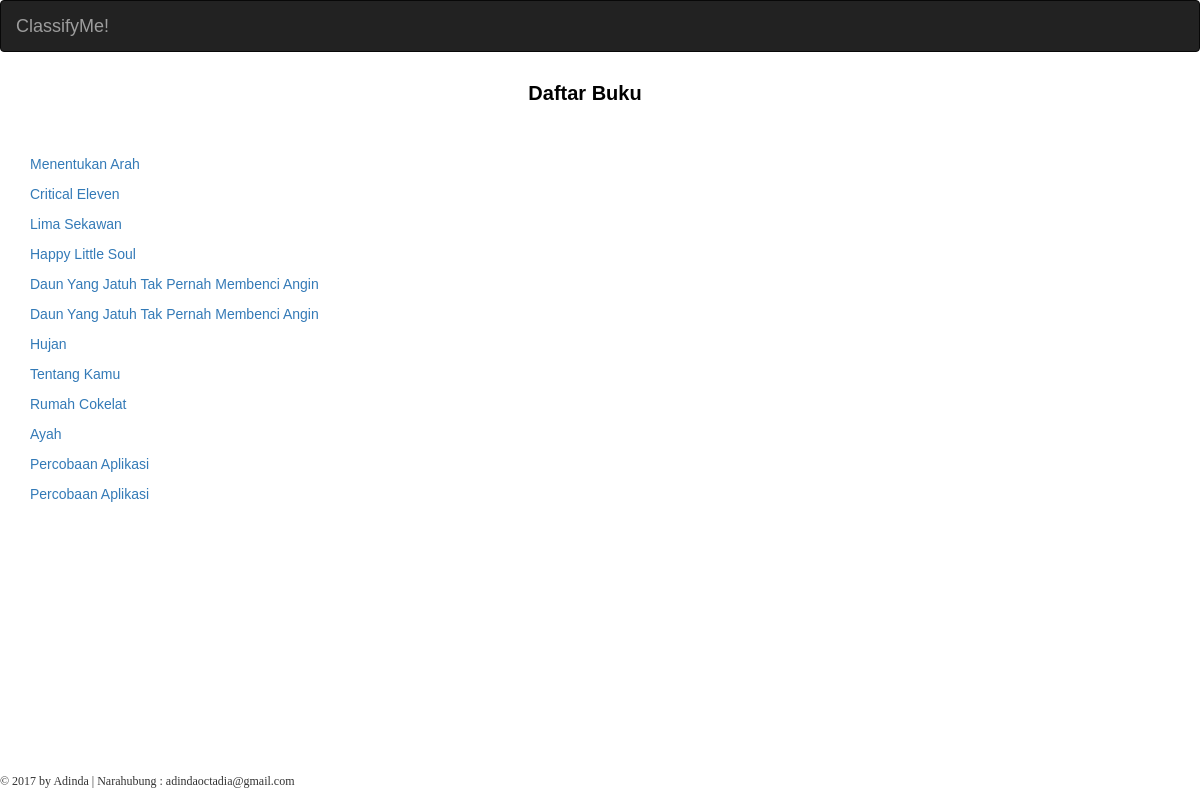
Screenshot of /classifyme/input/data/ with the database file from the repository.
### classifyme/models.py (models this page shows, shortened)
class Buku(models.Model):
    penulis = models.CharField(max_length=20)
    judul = models.CharField(max_length=100)
    penerbit = models.CharField(max_length=30)
    tahun_terbit = models.CharField(max_length=4)
    ulasan_positif = models.FileField(blank=True, null=True, upload_to='files/%Y/%m/%d/')
    ulasan_negatif = models.FileField(blank=True, null=True, upload_to='files/%Y/%m/%d/')
    ulasan_testing = models.FileField(blank=True, null=True, upload_to='files/%Y/%m/%d/')
    priors_pos = models.FloatField(blank=True, null=True)
    priors_neg = models.FloatField(blank=True, null=True)
    hasil_pos = models.FloatField(blank=True, null=True)
    hasil_neg = models.FloatField(blank=True, null=True)
    hasil_klasifikasi = models.CharField(max_length=10, blank=True, null=True)

### classifyme/views.py (the view)
# urls.py: url(r'^classifyme/input/data/$', views.data, name='data'),
def data(request):
    context = {}
    buku_query = Buku.objects.all()
    context['buku'] = buku_query
    return render(request, 'classifyme/data.html', context)

### templates/classifyme/data.html (shortened to what this page needs)
{% extends 'classifyme/base.html' %}
{% block content %}
<div class="content container">
  <div class="row">
    <div class="col-md-12">
          <h4><strong>Daftar Buku</strong></h4>
          <br>
          <br>
          {% for q in buku %}
            <p><a href="{% url 'classifyme:textmining' q.id%}">{{q.judul}}</a></p>
          {% endfor %}
          <br>
          <div class="button2">
          <br>
          <br>
          <br>
        </div>
    </div>
  </div>
</div>
{% endblock %}

### static/classifyme.css (style rules this page uses)
body { font-family: 'Arial'; margin: 0; width: 100%; height: 100%; }
.row { display: table; width: 100%; }
h4 { font-size: 20px; text-align: center; color: black; }
.button2 { margin-left: 510px; }

### rows the page displays
Buku: judul "Menentukan Arah"
Buku: judul "Critical Eleven"
Buku: judul "Lima Sekawan"
Buku: judul "Happy Little Soul"
Buku: judul "Daun Yang Jatuh Tak Pernah Membenci Angin"
Buku: judul "Daun Yang Jatuh Tak Pernah Membenci Angin"
Buku: judul "Hujan"
Buku: judul "Tentang Kamu"
Buku: judul "Rumah Cokelat"
Buku: judul "Ayah"
Buku: judul "Percobaan Aplikasi"
Buku: judul "Percobaan Aplikasi"
